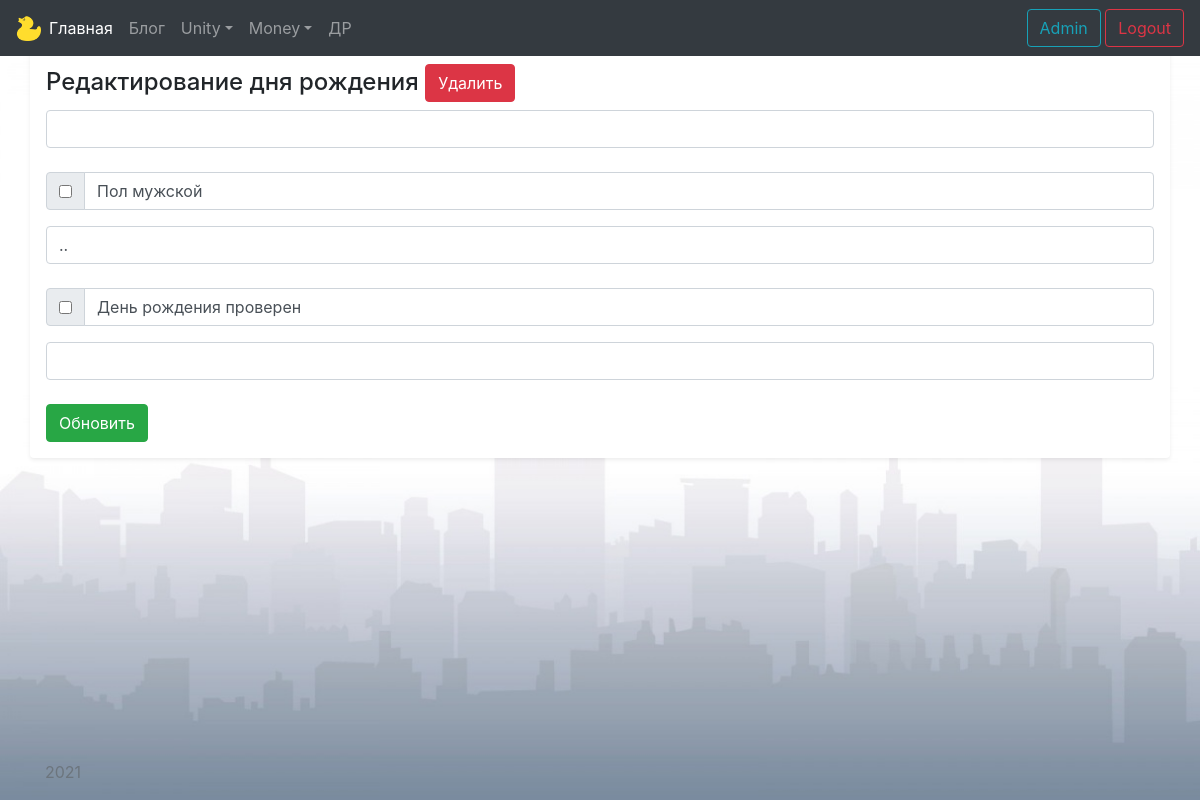
The app's page /birthdays/73/update (signed in), older data.
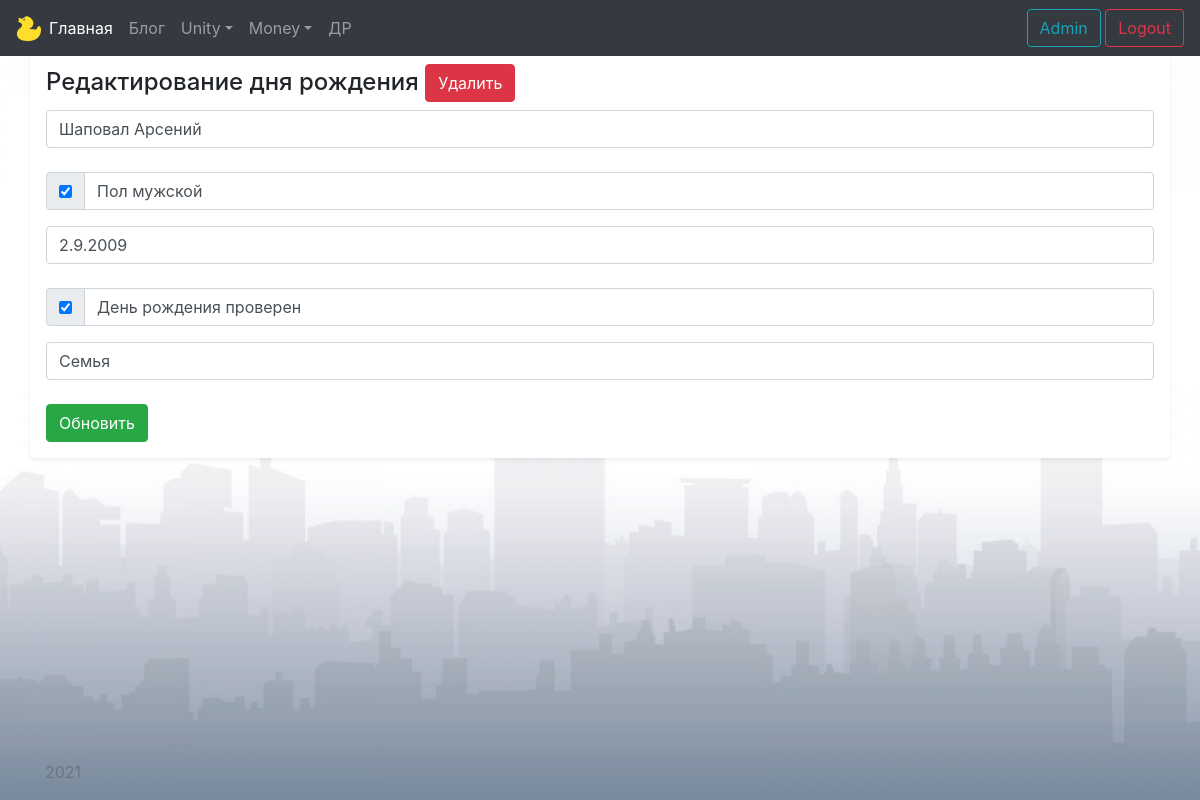
The same page, newer data.
### models/birthday.py (models this page shows)
class Birthday(db.Model):
    id = db.Column(db.Integer, primary_key=True)
    name = db.Column(db.String(100), nullable=False)
    male = db.Column(db.Boolean, default=True)
    birth_day = db.Column(db.Integer)
    birth_month = db.Column(db.Integer)
    birth_year = db.Column(db.Integer)
    birthday_checked = db.Column(db.Boolean, default=False)
    comment = db.Column(db.Text)

### views/birthday.py (the view)
@app.route('/birthdays/<int:birthday_id>/update', methods=['POST', 'GET'])
@login_required
def birthday_update(birthday_id):
    birthday = Birthday.query.get(birthday_id)
    if request.method == 'POST':
        birthday.name = request.form['name']
        birthday.male = True if request.form.getlist('male') else False
        birthday_list = request.form['birthday'].split('.')
        birthday.birth_day = int(birthday_list[0])
        birthday.birth_month = int(birthday_list[1])
        birthday.birth_year = int(birthday_list[2])
        birthday.birthday_checked = True if request.form.getlist('birthday_checked') else False
        birthday.comment = request.form['comment']
        try:
            db.session.commit()
            return redirect('/birthdays/all')
        except:
            return "When birthday updating rise exception"
    else:
        return render_template('birthdays/birthday_update.html', birthday=birthday)

### templates/birthdays/birthday_update.html (shortened to what this page needs)
{% extends 'base.html' %}
{% block body %}
<div class="container pt-5 my-3 p-3 bg-white rounded shadow-sm">
    <h4>Редактирование дня рождения
    <a href="/birthdays/{{ birthday.id }}/del" class="btn btn-danger">Удалить</a></h4>
    <form method="post">
        <input type="text" id="name" name="name" class="form-control" value="{{ birthday.name }}"><br>
        <div class="input-group mb-3">
            <div class="input-group-prepend">
                <div class="input-group-text">
                    {% if birthday.male == 1 %}
                    <input type="checkbox" id="male" name="male" value="male" checked>
                    {% else %}
                    <input type="checkbox" id="male" name="male" value="male">
                    {% endif %}
                </div>
            </div>
            <label class="form-control">Пол мужской</label>
        </div>
        <input type="text" id="birthday" name="birthday" class="form-control"
               value="{{ birthday.birth_day }}.{{ birthday.birth_month }}.{{ birthday.birth_year }}"><br>
        <div class="input-group mb-3">
            <div class="input-group-prepend">
                <div class="input-group-text">
                    {% if birthday.birthday_checked == 1 %}
                    <input type="checkbox" id="birthday_checked" name="birthday_checked" value="birthday_checked" checked>
                    {% else %}
                    <input type="checkbox" id="birthday_checked" name="birthday_checked" value="birthday_checked">
                    {% endif %}
                </div>
            </div>
            <label class="form-control">День рождения проверен</label>
        </div>
        <input type="text" id="comment" name="comment" class="form-control" value="{{ birthday.comment }}"><br>
        <input type="submit" class="btn btn-success" value="Обновить"><br>
    </form>
</div>
{% endblock %}

Row changes from the older to the newer data that the page shows:
added Birthday: name "Шаповал Арсений", birthday "2.9.2009", comment "Семья"
Text that changed along with them:
form field male: (not shown) → "☑"
form field birthday_checked: (not shown) → "☑"
form field male: "☐" → (not shown)
form field birthday: ".." → (not shown)
form field birthday_checked: "☐" → (not shown)
